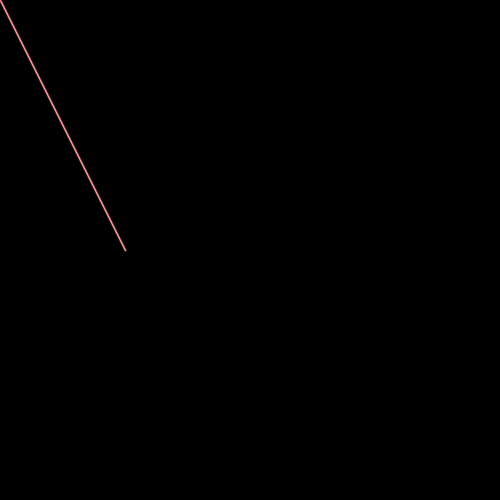
Frame 1 (no input)
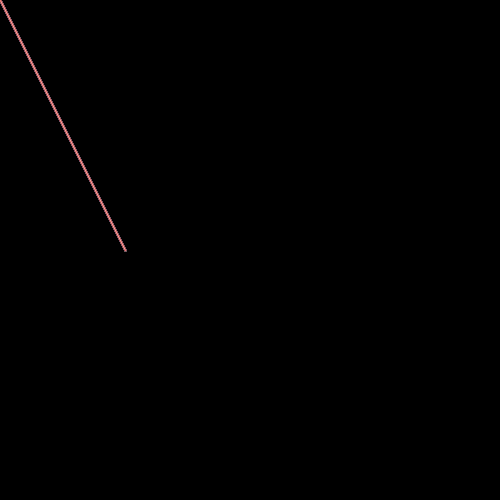
Frame 60 (the mouse pressed at the canvas centre just before this capture)
Frame 120 (the mouse held since frame 60 and released just before this capture): identical to frame 60, image omitted

The Processing sketch that drew these frames (run headless with seeded random() and noise(); from frame 60 on, the mouse is pressed at the canvas centre):

// Processing sketch: processing_113101
// ── processing_113101.pde

void setup() {
  size(500, 500);
  background (0);

};


void draw() {
 
//------------------------------------- blue 

if(mouseX <250) {
  strokeWeight(2);
  stroke(0,122,180);
  line(mouseX,mouseY,125,250);

// white line
strokeWeight(.5);
stroke(255);
line(mouseX,mouseY,125,250); 
}
 //------------------------------------ orange
 
 if(mouseX < 125) {
 strokeWeight(2);
 stroke(218,62,50);
 line(mouseX,mouseY,125,250);

 //white line
strokeWeight(.5);
stroke(255);
line(mouseX,mouseY,125,250); 
 }

 //------------------------------------ yellow green

if((mouseX > 200) && (mouseX <400)) 
if(mouseY >250) {
strokeWeight(2);
stroke(203,220,52);
line(mouseX,mouseY,275,275);

//white line
strokeWeight(.5);
stroke(255);
line(mouseX,mouseY,275,275); 
}

//------------------------------------ pink 

if((mouseX > 200)&&(mouseY <250)) {
  strokeWeight(2);
  stroke(255,124,102);
  line(mouseX,mouseY,275,275);

// white line
strokeWeight(.5);
stroke(255);
line(mouseX,mouseY,275,275); 
}

//------------------------------------ darker green 

if((mouseX > 300) && (mouseY>250)) {
strokeWeight(2);
stroke(117,216,129);
line(mouseX,mouseY,375,375);

// white line
strokeWeight(.5);
stroke(255);
line(mouseX,mouseY,375,375); 
}

//------------------------------------ bright pink 

if((mouseX >300) && (mouseY < 250)) {
  strokeWeight(2);
  stroke(213,24,71);
  line(mouseX,mouseY,500,0);

// white line
strokeWeight(.5);
stroke(255);
line(mouseX,mouseY,500,0); 
}
//------------------------------------ dark blue

if(mouseX >450) {
strokeWeight(2);
stroke(39,46,149);
line(mouseX,mouseY,500,500);
//white
strokeWeight(.5);
stroke(255);
line(mouseX,mouseY,500,500); 
}
//------------------------------------ purple
if((mouseX < 270) &&(mouseY > 450)) {
strokeWeight(2);
stroke(103,46,157);
line(mouseX,mouseY,0,500); 
//white 
strokeWeight(.5);
stroke(255);
line(mouseX,mouseY,0,500); 

}
};
